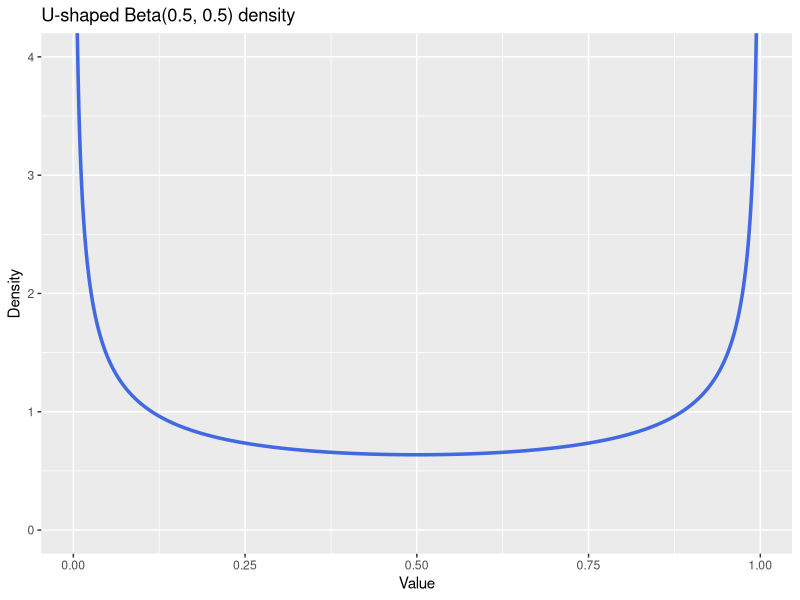
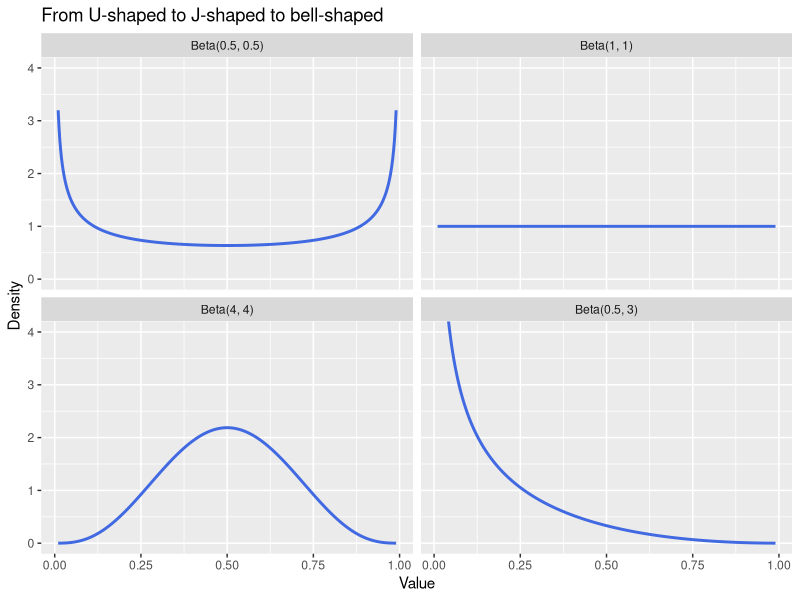
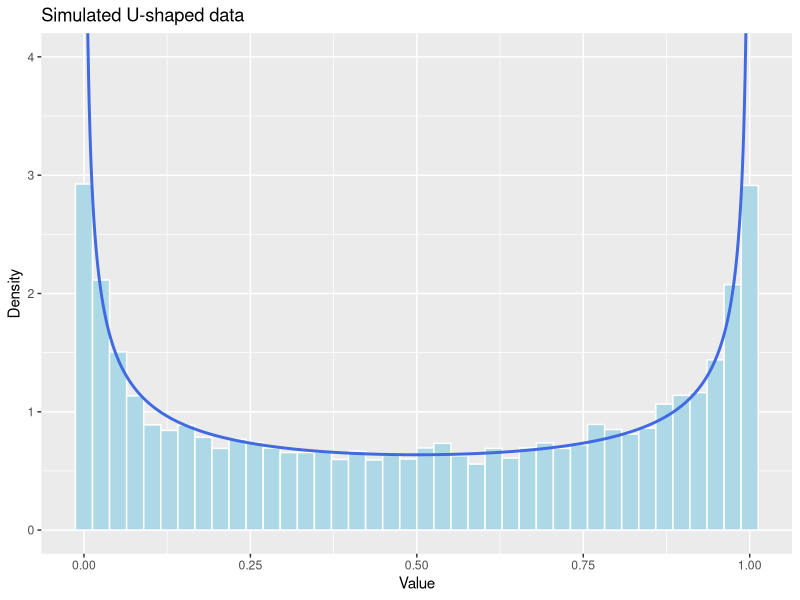

Write R code to recreate these figures, in order.
## ---- chunk 1
#| fig-width: 6.5
#| fig-height: 4
library(tidyverse)

x <- seq(0.003, 0.997, length.out = 1000)
u <- tibble(x = x, density = dbeta(x, 0.5, 0.5))

ggplot(u, aes(x, density)) +
  geom_line(colour = "royalblue", linewidth = 1.2) +
  coord_cartesian(ylim = c(0, 4)) +
  labs(title = "U-shaped Beta(0.5, 0.5) density", x = "Value", y = "Density")
## ---- chunk 2
#| fig-width: 8
#| fig-height: 5
shapes <- tibble(a = c(0.5, 1, 4, 0.5), b = c(0.5, 1, 4, 3)) %>%
  mutate(label = factor(sprintf("Beta(%g, %g)", a, b), levels = sprintf("Beta(%g, %g)", a, b))) %>%
  crossing(x = seq(0.01, 0.99, length.out = 400)) %>%
  mutate(density = dbeta(x, a, b))

ggplot(shapes, aes(x, density)) +
  geom_line(colour = "royalblue", linewidth = 1) +
  facet_wrap(~ label) +
  coord_cartesian(ylim = c(0, 4)) +
  labs(title = "From U-shaped to J-shaped to bell-shaped", x = "Value", y = "Density")
## ---- chunk 3
#| fig-width: 6.5
#| fig-height: 4
set.seed(1)
sim <- tibble(value = rbeta(10000, 0.5, 0.5))

ggplot(sim, aes(value)) +
  geom_histogram(aes(y = after_stat(density)), bins = 40,
                 fill = "lightblue", colour = "white") +
  geom_line(data = u, aes(x, density), colour = "royalblue", linewidth = 1) +
  coord_cartesian(ylim = c(0, 4)) +
  labs(title = "Simulated U-shaped data", x = "Value", y = "Density")
## ---- chunk 4
mean(sim$value)

# share of values in the middle fifth, 0.4 to 0.6
mean(sim$value > 0.4 & sim$value < 0.6)

# share of values in the outer fifths (below 0.1 or above 0.9)
mean(sim$value < 0.1 | sim$value > 0.9)
